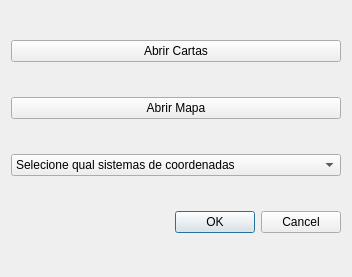
<?xml version="1.0" encoding="UTF-8"?>
<ui version="4.0">
 <class>TopoDialogBase</class>
 <widget class="QDialog" name="TopoDialogBase">
  <property name="windowModality">
   <enum>Qt::WindowModal</enum>
  </property>
  <property name="geometry">
   <rect>
    <x>0</x>
    <y>0</y>
    <width>352</width>
    <height>277</height>
   </rect>
  </property>
  <property name="sizePolicy">
   <sizepolicy hsizetype="Fixed" vsizetype="Fixed">
    <horstretch>0</horstretch>
    <verstretch>0</verstretch>
   </sizepolicy>
  </property>
  <property name="windowTitle">
   <string>Topo</string>
  </property>
  <property name="autoFillBackground">
   <bool>false</bool>
  </property>
  <property name="sizeGripEnabled">
   <bool>false</bool>
  </property>
  <layout class="QGridLayout" name="gridLayout">
   <item row="0" column="0">
    <widget class="QPushButton" name="openFolder">
     <property name="text">
      <string>Abrir Cartas</string>
     </property>
    </widget>
   </item>
   <item row="1" column="0">
    <widget class="QPushButton" name="openMap">
     <property name="text">
      <string>Abrir Mapa</string>
     </property>
    </widget>
   </item>
   <item row="2" column="0">
    <widget class="QComboBox" name="crsCombo">
     <property name="acceptDrops">
      <bool>false</bool>
     </property>
     <property name="editable">
      <bool>false</bool>
     </property>
     <item>
      <property name="text">
       <string>Selecione qual sistemas de coordenadas</string>
      </property>
     </item>
    </widget>
   </item>
   <item row="3" column="0">
    <widget class="QDialogButtonBox" name="button_box">
     <property name="enabled">
      <bool>true</bool>
     </property>
     <property name="orientation">
      <enum>Qt::Horizontal</enum>
     </property>
     <property name="standardButtons">
      <set>QDialogButtonBox::Cancel|QDialogButtonBox::Ok</set>
     </property>
    </widget>
   </item>
  </layout>
  <action name="actionOpenFolderAction">
   <property name="text">
    <string>openFolderAction</string>
   </property>
  </action>
 </widget>
 <resources/>
 <connections>
  <connection>
   <sender>button_box</sender>
   <signal>accepted()</signal>
   <receiver>TopoDialogBase</receiver>
   <slot>accept()</slot>
   <hints>
    <hint type="sourcelabel">
     <x>20</x>
     <y>20</y>
    </hint>
    <hint type="destinationlabel">
     <x>20</x>
     <y>20</y>
    </hint>
   </hints>
  </connection>
  <connection>
   <sender>button_box</sender>
   <signal>rejected()</signal>
   <receiver>TopoDialogBase</receiver>
   <slot>reject()</slot>
   <hints>
    <hint type="sourcelabel">
     <x>20</x>
     <y>20</y>
    </hint>
    <hint type="destinationlabel">
     <x>20</x>
     <y>20</y>
    </hint>
   </hints>
  </connection>
 </connections>
</ui>
